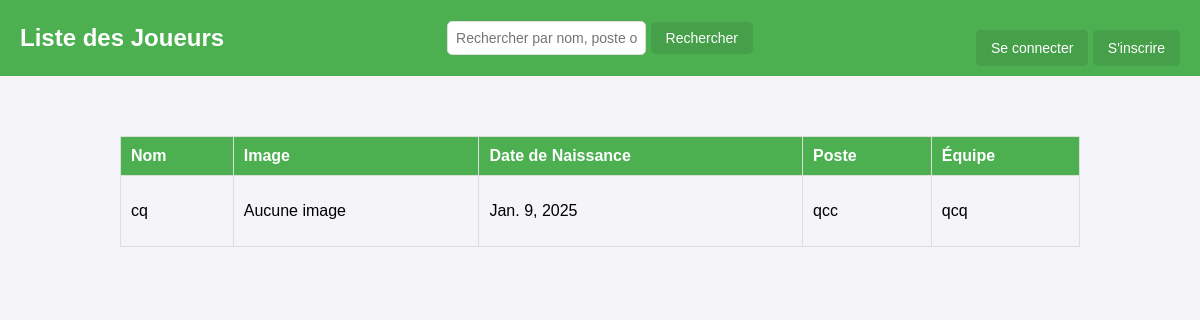
The app's page /, older data.
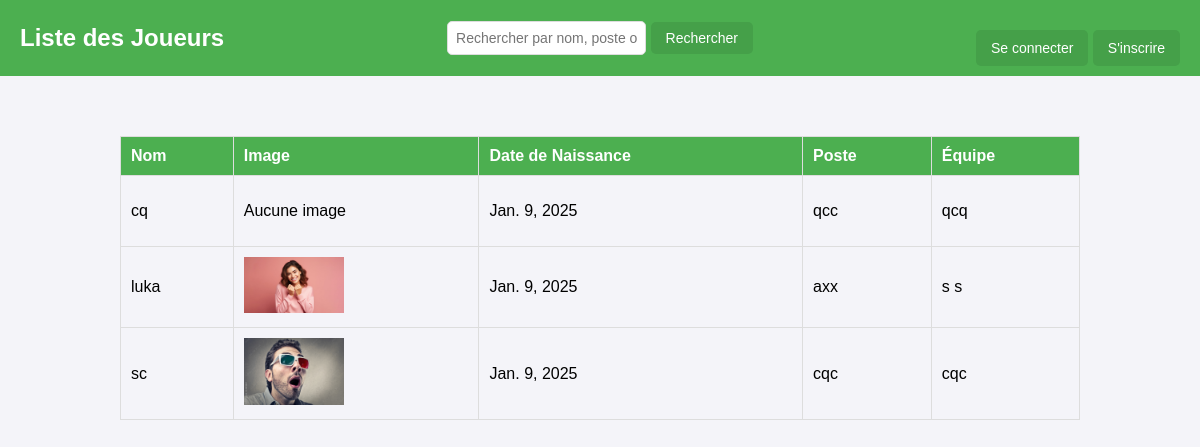
The same page, newer data.
### carte/models.py (models this page shows, shortened)
class Carte(models.Model):
    titre = models.CharField(max_length=255,default="Untitled")
    nom = models.CharField(max_length=200)
    image = models.ImageField(upload_to='livres_images/', blank=True, null=True)
    date_naissance = models.DateField()
    poste = models.CharField(max_length=200)
    equipe = models.CharField(max_length=100)

### carte/views.py (the view)
# urls.py: path('', views.liste_joueurs, name='liste_joueurs'),
def liste_joueurs(request):
    carte = Carte.objects.all()
    return render(request, 'carte/home.html', {'joueurs': carte})

### carte/templates/carte/home.html (shortened to what this page needs)
<!DOCTYPE html>
<html lang="fr">
<head>
</head>
<body>
    <div class="navbar">
        <h1>Liste des Joueurs</h1>
        <div class="search-bar">
            <form method="get" action="{% url 'search_joueurs' %}">
                <input type="text" name="q" placeholder="Rechercher par nom, poste ou équipe" value="{{ query }}">
                <button type="submit">Rechercher</button>
            </form>
        </div>
        <div class="top-right">
            {% if user.is_authenticated %}
                <p>Bonjour, {{ user.username }}</p>
                <form method="post" action="{% url 'logout' %}" style="display: inline;">
                    {% csrf_token %}
                    <button type="submit" style="background: none; border: none; color: blue; text-decoration: underline; cursor: pointer;">
                        Se déconnecter
                    </button>
                </form>
            {% else %}
                <a href="{% url 'login' %}" class="btn">Se connecter</a>
                <a href="{% url 'register' %}" class="btn">S'inscrire</a>
            {% endif %}
        </div>
    </div>
    <div class="container">
        <table>
            <thead>
                <tr>
                    <th>Nom</th>
                    <th>Image</th>
                    <th>Date de Naissance</th>
                    <th>Poste</th>
                    <th>Équipe</th>
                </tr>
            </thead>
            <tbody>
                {% for joueur in joueurs %}
                    <tr>
                        <td>{{ joueur.nom }}</td>
                        <td>
                            {% if joueur.image %}
                                <img src="{{ joueur.image.url }}" alt="Image de {{ joueur.nom }}">
                            {% else %}
                                <p>Aucune image</p>
                            {% endif %}
                        </td>
                        <td>{{ joueur.date_naissance }}</td>
                        <td>{{ joueur.poste }}</td>
                        <td>{{ joueur.equipe }}</td>
                    </tr>
                {% endfor %}
            </tbody>
        </table>
    </div>
</body>
</html>

Row changes from the older to the newer data that the page shows:
added Carte: nom "luka", image (picture), date_naissance "Jan. 9, 2025", poste "axx", equipe "s s"
added Carte: nom "sc", image (picture), date_naissance "Jan. 9, 2025", poste "cqc", equipe "cqc"
